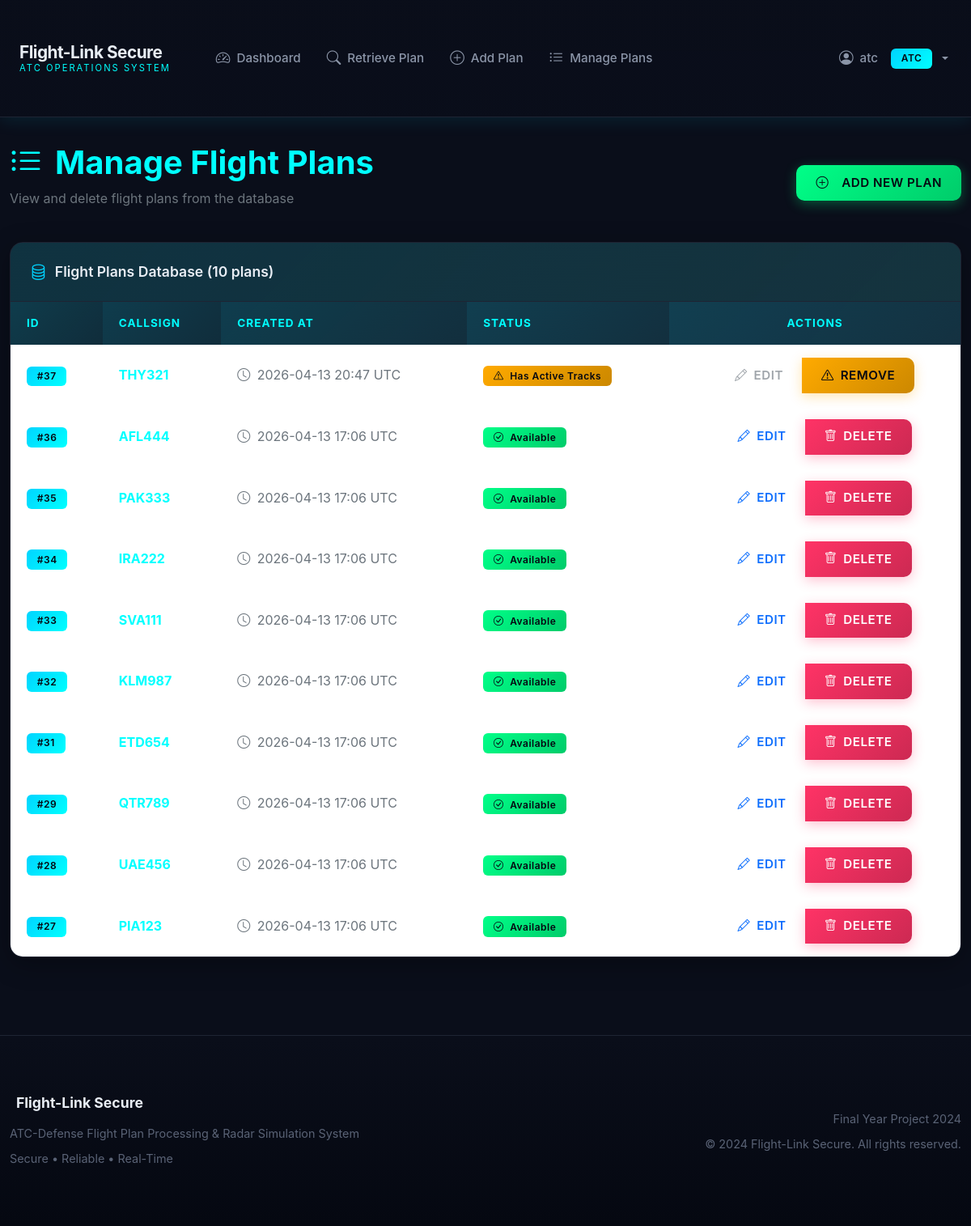
Screenshot of /atc/manage-flight-plans (signed in) with the database file from the repository.
### app/models/__init__.py (models this page shows, shortened)
class User(db.Model):
    __tablename__ = 'users'
    id = db.Column(db.Integer, primary_key=True)
    username = db.Column(db.String(80), unique=True, nullable=False)
    password_hash = db.Column(db.String(256), nullable=False)
    role = db.Column(db.String(20), nullable=False)  # admin, atc, defense
    last_login_ip = db.Column(db.String(45), nullable=True)
    last_login_time = db.Column(db.DateTime, nullable=True)
    is_active = db.Column(db.Boolean, default=True)
    created_at = db.Column(db.DateTime, default=datetime.utcnow)
    @property
    def is_authenticated(self):
        return True
    def is_admin(self):
        return self.role == 'admin'
    def is_atc(self):
        return self.role == 'atc'

class FlightPlan(db.Model):
    __tablename__ = 'flight_plans'
    id = db.Column(db.Integer, primary_key=True)
    callsign = db.Column(db.String(20), unique=True, nullable=False, index=True)
    raw_flight_plan = db.Column(db.Text, nullable=False)
    created_at = db.Column(db.DateTime, default=datetime.utcnow)
    track_data = db.relationship('TrackData', backref='flight_plan', lazy=True, cascade='all, delete-orphan')

### app/routes/atc.py (the view)
@bp.route('/atc/manage-flight-plans')
@login_required
@atc_required
def atc_manage_flight_plans():
    ctx = atc_service.get_manage_flight_plans_context()
    return render_template('atc/manage_flight_plans.html', **ctx)

### app/services/atc_service.py (called while the page is built)
def get_manage_flight_plans_context():
    flight_plans = FlightPlan.query.order_by(FlightPlan.created_at.desc()).all()
    plans_with_tracks = {}
    for plan in flight_plans:
        active_tracks = TrackData.query.filter_by(
            flight_plan_id=plan.id,
            status='active'
        ).count()
        plans_with_tracks[plan.id] = active_tracks > 0
    return {'flight_plans': flight_plans, 'plans_with_tracks': plans_with_tracks}

### templates/atc/manage_flight_plans.html (shortened to what this page needs)
{% extends "base.html" %}
{% block content %}
<div class="container-fluid">
    <div class="row mb-4">
        <div class="col-12">
            <div class="d-flex justify-content-between align-items-center">
                <div>
                    <h1 class="text-radar-cyan fw-bold">
                        <i class="bi bi-list-ul me-3"></i>Manage Flight Plans
                    </h1>
                    <p class="text-secondary">View and delete flight plans from the database</p>
                </div>
                <a href="{{ url_for('atc.atc_add_flight_plan') }}" class="btn btn-success">
                    <i class="bi bi-plus-circle me-2"></i>
                    Add New Plan
                </a>
            </div>
        </div>
    </div>
    {% if flight_plans %}
    <div class="row">
        <div class="col-12">
            <div class="card">
                <div class="card-header">
                    <i class="bi bi-database"></i>
                    Flight Plans Database ({{ flight_plans|length }} plans)
                </div>
                <div class="card-body p-0">
                    <div class="table-responsive">
                        <table class="table table-hover mb-0">
                            <thead>
                                <tr>
                                    <th>ID</th>
                                    <th>Callsign</th>
                                    <th>Created At</th>
                                    <th>Status</th>
                                    <th class="text-center">Actions</th>
                                </tr>
                            </thead>
                            <tbody>
                                {% for plan in flight_plans %}
                                <tr style="cursor: pointer;" onclick="openViewModal({{ plan.id }})" title="Click to view flight plan details">
                                    <td>
                                        <span class="badge badge-primary">#{{ plan.id }}</span>
                                    </td>
                                    <td>
                                        <strong class="text-radar-cyan">{{ plan.callsign }}</strong>
                                    </td>
                                    <td class="text-secondary">
                                        <i class="bi bi-clock me-1"></i>
                                        {{ plan.created_at.strftime('%Y-%m-%d %H:%M UTC') }}
                                    </td>
                                    <td>
                                        {% if plans_with_tracks.get(plan.id) %}
                                            <span class="badge badge-warning">
                                                <i class="bi bi-exclamation-triangle me-1"></i>
                                                Has Active Tracks
                                            </span>
                                        {% else %}
                                            <span class="badge badge-success">
                                                <i class="bi bi-check-circle me-1"></i>
                                                Available
                                            </span>
                                        {% endif %}
                                    </td>
                                    <td class="text-center" onclick="event.stopPropagation()">
                                        <div class="btn-group btn-group-sm" role="group">
                                            {% if plans_with_tracks.get(plan.id) %}
                                            <button type="button"
                                                    class="btn btn-outline-secondary"
                                                    disabled
                                                    title="Deactivate active tracks before editing the plan text">
                                                <i class="bi bi-pencil"></i>
                                                Edit
                                            </button>
                                            {% else %}
                                            <a href="{{ url_for('atc.atc_edit_flight_plan', plan_id=plan.id) }}"
                                               class="btn btn-outline-primary"
                                               title="Edit stored ICAO flight plan">
                                                <i class="bi bi-pencil"></i>
                                                Edit
                                            </a>
                                            {% endif %}
                                            {% if not plans_with_tracks.get(plan.id) %}
                                            <button type="button"
                                                    class="btn btn-danger"
                                                    data-bs-toggle="modal"
                                                    data-bs-target="#deleteModal{{ plan.id }}">
                                                <i class="bi bi-trash"></i>
                                                Delete
                                            </button>
                                            {% else %}
                                            <button type="button"
                                                    class="btn btn-warning"
                                                    data-bs-toggle="modal"
                                                    data-bs-target="#deleteModal{{ plan.id }}"
                                                    title="Has active tracks - termination required">
                                                <i class="bi bi-exclamation-triangle"></i>
                                                Remove
                                            </button>
                                            {% endif %}
                                        </div>
                                    </td>
                                </tr>
                                {% endfor %}
                            </tbody>
                        </table>
                    </div>
                </div>
            </div>
        </div>
    </div>
    {% endif %}
</div>
{% endblock %}

### templates/base.html (shortened to what this page needs)
<!DOCTYPE html>
<html lang="en">
<head>
    <link href="https://cdn.jsdelivr.net/npm/bootstrap@5.3.0/dist/css/bootstrap.min.css" rel="stylesheet">
    <link rel="stylesheet" href="https://cdn.jsdelivr.net/npm/bootstrap-icons@1.10.0/font/bootstrap-icons.css">
</head>
<body>
    {% if current_user.is_authenticated %}
    <nav class="navbar navbar-expand-lg navbar-dark">
        <div class="container-fluid">
            <a class="navbar-brand" href="{{ url_for('auth.index') }}">
                <div class="brand-text">
                    <span class="main-title">Flight-Link Secure</span>
                    <span class="sub-title">ATC Operations System</span>
                </div>
            </a>
            <div class="collapse navbar-collapse" id="navbarNav">
                <ul class="navbar-nav me-auto ms-4">
                    {% if current_user.is_admin() %}
                    <li class="nav-item">
                        <a class="nav-link" href="{{ url_for('admin.admin_dashboard') }}">
                            <i class="bi bi-speedometer2"></i> Dashboard
                        </a>
                    </li>
                    <li class="nav-item">
                        <a class="nav-link" href="{{ url_for('admin.admin_users') }}">
                            <i class="bi bi-people"></i> Users
                        </a>
                    </li>
                    <li class="nav-item">
                        <a class="nav-link" href="{{ url_for('admin.admin_flight_plans') }}">
                            <i class="bi bi-file-earmark-text"></i> Flight Plans
                        </a>
                    </li>
                    <li class="nav-item">
                        <a class="nav-link" href="{{ url_for('admin.admin_track_data') }}">
                            <i class="bi bi-geo-alt-fill"></i> Track Data
                        </a>
                    </li>
                    <li class="nav-item">
                        <a class="nav-link" href="{{ url_for('admin.admin_logs') }}">
                            <i class="bi bi-journal-text"></i> System Logs
                        </a>
                    </li>
                    {% elif current_user.is_atc() %}
                    <li class="nav-item">
                        <a class="nav-link" href="{{ url_for('atc.atc_dashboard') }}">
                            <i class="bi bi-speedometer2"></i> Dashboard
                        </a>
                    </li>
                    <li class="nav-item">
                        <a class="nav-link" href="{{ url_for('atc.atc_flight_plan') }}">
                            <i class="bi bi-search"></i> Retrieve Plan
                        </a>
                    </li>
                    <li class="nav-item">
                        <a class="nav-link" href="{{ url_for('atc.atc_add_flight_plan') }}">
                            <i class="bi bi-plus-circle"></i> Add Plan
                        </a>
                    </li>
                    <li class="nav-item">
                        <a class="nav-link" href="{{ url_for('atc.atc_manage_flight_plans') }}">
                            <i class="bi bi-list-ul"></i> Manage Plans
                        </a>
                    </li>
                    {% endif %}
                </ul>
                <ul class="navbar-nav">
                    <li class="nav-item dropdown">
                        <a class="nav-link dropdown-toggle" href="#" id="userDropdown" role="button" data-bs-toggle="dropdown">
                            <i class="bi bi-person-circle"></i> {{ current_user.username }}
                            <span class="badge badge-role-{{ current_user.role }} ms-2">{{ current_user.role.upper() }}</span>
                        </a>
                    </li>
                </ul>
            </div>
        </div>
    </nav>
    {% endif %}
    <main>
        {% block content %}{% endblock %}
    </main>
    {% if current_user.is_authenticated %}
    <footer class="footer">
        <div class="container-fluid">
            <div class="row align-items-center">
                <div class="col-md-6">
                    <h5> Flight-Link Secure</h5>
                    <p>ATC-Defense Flight Plan Processing & Radar Simulation System</p>
                    <p class="mb-0">Secure • Reliable • Real-Time</p>
                </div>
                <div class="col-md-6 text-md-end">
                    <p>Final Year Project 2024</p>
                    <p class="mb-0">&copy; 2024 Flight-Link Secure. All rights reserved.</p>
                </div>
            </div>
        </div>
    </footer>
    {% endif %}
</body>
</html>

### rows the page displays
User: username "atc", role "ATC"
FlightPlan: id "37", callsign "THY321", created_at "2026-04-13 20:47 UTC", shows "Has Active Tracks", shows "EDIT"
FlightPlan: id "36", callsign "AFL444", created_at "2026-04-13 17:06 UTC", shows "Available"
FlightPlan: id "35", callsign "PAK333", created_at "2026-04-13 17:06 UTC", shows "Available"
FlightPlan: id "34", callsign "IRA222", created_at "2026-04-13 17:06 UTC", shows "Available"
FlightPlan: id "33", callsign "SVA111", created_at "2026-04-13 17:06 UTC", shows "Available"
FlightPlan: id "32", callsign "KLM987", created_at "2026-04-13 17:06 UTC", shows "Available"
FlightPlan: id "31", callsign "ETD654", created_at "2026-04-13 17:06 UTC", shows "Available"
FlightPlan: id "29", callsign "QTR789", created_at "2026-04-13 17:06 UTC", shows "Available"
FlightPlan: id "28", callsign "UAE456", created_at "2026-04-13 17:06 UTC", shows "Available"
FlightPlan: id "27", callsign "PIA123", created_at "2026-04-13 17:06 UTC", shows "Available"

### other values shown
{{ flight_plans|length }} "10"
